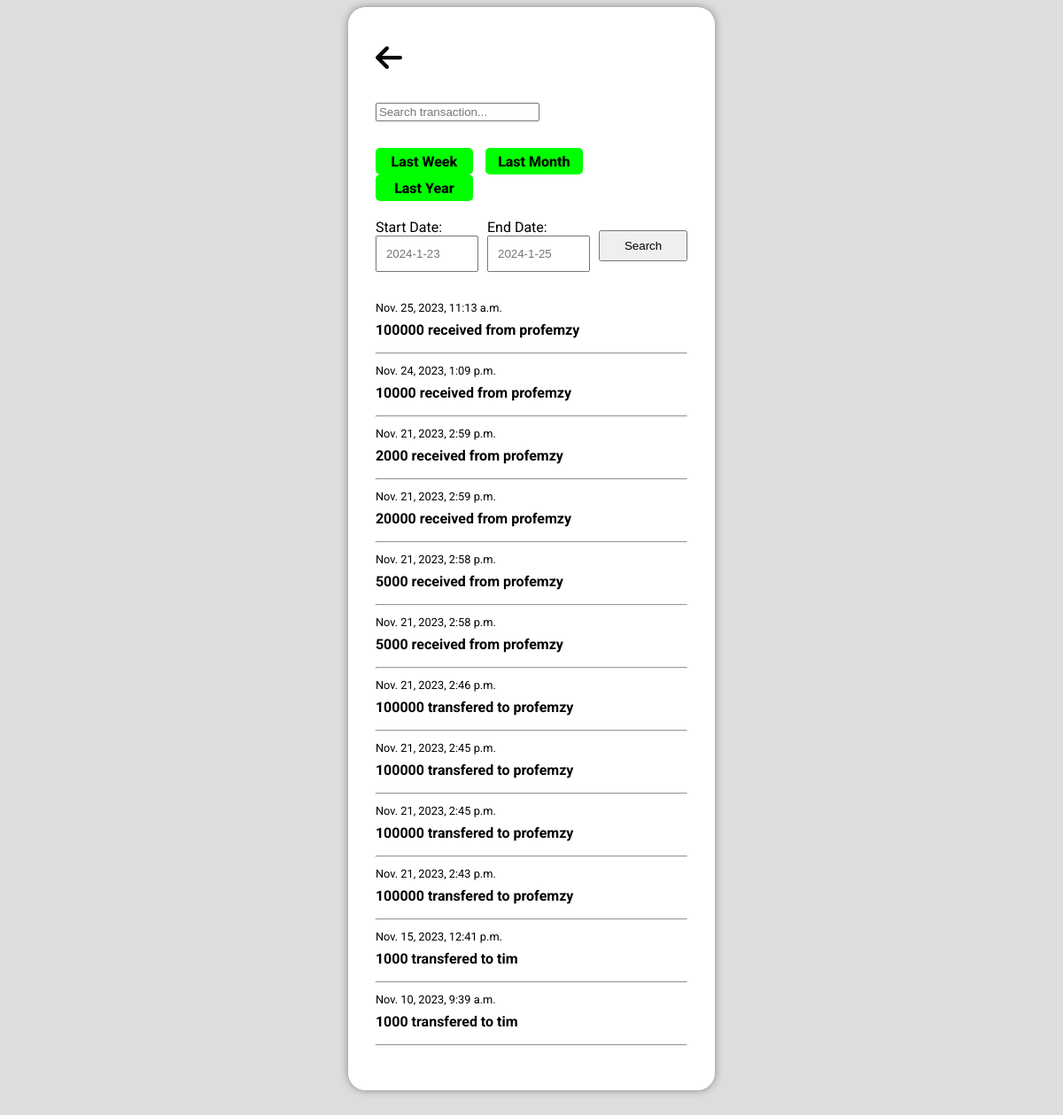
Screenshot of /transaction-history (signed in) with the database file from the repository.
### base/models.py (models this page shows, shortened)
class Action(models.Model):
    account = models.ForeignKey(Account, on_delete=models.CASCADE, related_name="senders_account")
    receiver_account = models.ForeignKey(Account, on_delete=models.CASCADE, related_name="receivers_account")
    amount = models.IntegerField()
    transaction_type = models.CharField(max_length=100)
    updated = models.DateTimeField(auto_now=True, editable=True)
    created = models.DateTimeField(auto_now_add=True, editable=True)
    class Meta:
        ordering = ['-created', '-updated']

class Account(models.Model):
    user = models.ForeignKey(User, on_delete=models.CASCADE)
    balance = models.FloatField()
    account_number = models.BigIntegerField(editable=True, unique=True)
    account_name = models.CharField(max_length=200)
    updated = models.DateTimeField(auto_now=True)
    created = models.DateTimeField(auto_now_add=True)
    def __str__(self):
        return self.account_name

### base/views.py (the view, shortened to what this page needs)
# urls.py: path('transaction-history', views.historyPage, name='transaction-history'),
@login_required(login_url='/login')
def historyPage(request):
    account = Account.objects.get(user=request.user)
    q = ''
    if request.GET.get('q') is not None:
        q = request.GET.get('q')
    if 'lastweek' in q:
        current_day =  datetime.datetime.today().day
        current_month = datetime.datetime.today().month
        current_year = datetime.datetime.today().year
        end_filter_date = f'{current_year}-{current_month}-{current_day-7}'
        start_filter_date = f'{current_year}-{current_month}-{current_day-14}'
        print(start_filter_date)
        print(end_filter_date)
        actions = Action.objects.filter(created__range=[start_filter_date, end_filter_date])
    elif request.method == 'POST':
        startdate = request.POST.get('startdate')
        enddate = request.POST.get('enddate')
        actions = Action.objects.filter(created__range=[startdate, enddate])
    else:
        actions = Action.objects.all()
    filtered_actions = []
    for action in actions:
        if action.account == account or action.receiver_account == account:
            if q != '' and q != 'lastweek' and q != 'lastmonth':
                if q in str(action.amount) or q in str(action.receiver_account.account_name):
                    filtered_actions.append(action)
            else:
                filtered_actions.append(action)
    context = {'account': account, 'actions': filtered_actions, 'past_day': datetime.date.today().day-2,'current_day': datetime.date.today().day, 'current_month': datetime.date.today().month, 'current_year': datetime.date.today().year}
    return render(request, 'base/history_page.html', context)

### base/templates/base/history_page.html (shortened to what this page needs)
{% extends 'main.html' %}
{% block content %}
{% load static %}
<link rel="stylesheet" href="{% static 'styles/history_page.css' %}">
<div class="history-div">
    <div class="history-innerdiv">
        <a href="{% url 'home' %}" class="go-back-link">
            <img src="{% static 'images/arrow-left-solid.svg' %}" alt="">
        </a>
        <div class="search-container">
            <form action="{% url 'transaction-history' %}" id="search-form">
                <input type="text" class="search-input" name="q" placeholder="Search transaction...">
            </form>
            <div class="filter-buttons-container">
                <a href="{% url 'transaction-history' %}?q=lastweek">
                    <div>Last Week</div>
                </a>
                <a href="{% url 'transaction-history' %}?q=lastmonth">
                    <div>Last Month</div>
                </a>
                <a href="{% url 'transaction-history' %}?q=lastyear">
                    <div>Last Year</div>
                </a>
            </div>
            <form method="POST" action="" id="date-search-form">
                <div class="start-date-div">
                    <label for="">Start Date:</label>
                    <br>
                    <input type="text" name="startdate" placeholder="{{current_year}}-{{current_month}}-{{past_day}}"
                        class="date-search start-date">
                </div>
                <div class="end-date-div">
                    <label for="">End Date:</label>
                    <br>
                    <input type="text" name="enddate" placeholder="{{current_year}}-{{current_month}}-{{current_day}}"
                        class="date-search end-date">
                </div>
                <input type="submit" value="Search" class="date-search-btn">
            </form>
        </div>
        <div class="transactions-container">
            {% for action in actions %}
            {% if action.account.user == request.user %}
            <div class="transaction">
                <small class="transaction_created">{{action.created}}</small>
                <h3 class="transaction">{{action.amount}} {{action.transaction_type}}ed to
                    {{action.receiver_account}}</h3>
                <hr>
            </div>
            {% endif %}
            {% if action.receiver_account.user == request.user %}
            <div class="transaction">
                <small class="transaction_created">{{action.created}}</small>
                <h3 class="transaction">{{action.amount}} received from
                    {{action.account}}</h3>
                <hr>
            </div>
            {% endif %}
            {% endfor %}
        </div>
    </div>
</div>
{% endblock content %}

### templates/main.html (shortened to what this page needs)
<!DOCTYPE html>
{% load static %}
<html lang="en">
<head>
    <link rel="stylesheet" href="{% static 'styles/main.css' %}">
</head>
<body>
    <main>
        <div class="home-container">
            {% block content %}
            {% endblock content %}
        </div>
    </main>
</body>
</html>

### static/styles/main.css (style rules this page uses)
body { font-family: 'Roboto', sans-serif; background-color: #ddd; }
main { width: 100%; height: 100%; display: flex; justify-content: center; align-items: center; }
.home-container { background-color: #fff; width: 35%; height: 88vh; border-radius: 20px; box-shadow: 0 0 10px hsl(0, 0%, 0%, .4); }

### static/styles/history_page.css (style rules this page uses)
.home-container { overflow-y: auto; }
.history-div { display: flex; justify-content: center; padding-top: 40px; margin-bottom: 50px; }
.history-innerdiv { width: 85%; }
.go-back-link>img { width: 30px; margin-bottom: 30px; }
.transaction_created { font-size: .8em; font-weight: lighter; }
.transaction { font-size: 1em; font-weight: 700; margin-top: 7px; }
.search-container { margin-bottom: 30px; }
#search-form { margin-bottom: 30px; }
.filter-buttons-container>a { display: inline-block; text-decoration: none; color: hsl(0, 0%, 0%); font-weight: 800; margin-right: 10px; }
.filter-buttons-container>a>div { display: flex; justify-content: center; align-items: center; background-color: rgb(0, 255, 0); width: 110px; height: 30px; border-radius: 5px; }
#date-search-form { width: 100%; display: grid; grid-template-columns: auto auto auto; align-items: center; margin-top: 20px; }
#date-search-form input { width: 100px; height: 35px; }
.date-search { padding-left: 10px; }
.end-date-div { justify-self: center; }
.date-search-btn { cursor: pointer; justify-self: right; }

### rows the page displays
Action: created "Nov. 25, 2023, 11:13 a.m.", amount "100000", account "profemzy"
Action: created "Nov. 24, 2023, 1:09 p.m.", amount "10000", account "profemzy"
Action: created "Nov. 21, 2023, 2:59 p.m.", amount "2000", account "profemzy"
Action: created "Nov. 21, 2023, 2:59 p.m.", amount "20000", account "profemzy"
Action: created "Nov. 21, 2023, 2:58 p.m.", amount "5000", account "profemzy"
Action: created "Nov. 21, 2023, 2:58 p.m.", amount "5000", account "profemzy"
Action: created "Nov. 21, 2023, 2:46 p.m.", amount "100000", transaction_type "transfer", receiver_account "profemzy"
Action: created "Nov. 21, 2023, 2:45 p.m.", amount "100000", transaction_type "transfer", receiver_account "profemzy"
Action: created "Nov. 21, 2023, 2:45 p.m.", amount "100000", transaction_type "transfer", receiver_account "profemzy"
Action: created "Nov. 21, 2023, 2:43 p.m.", amount "100000", transaction_type "transfer", receiver_account "profemzy"
Action: created "Nov. 15, 2023, 12:41 p.m.", amount "1000", transaction_type "transfer", receiver_account "tim"
Action: created "Nov. 10, 2023, 9:39 a.m.", amount "1000", transaction_type "transfer", receiver_account "tim"
